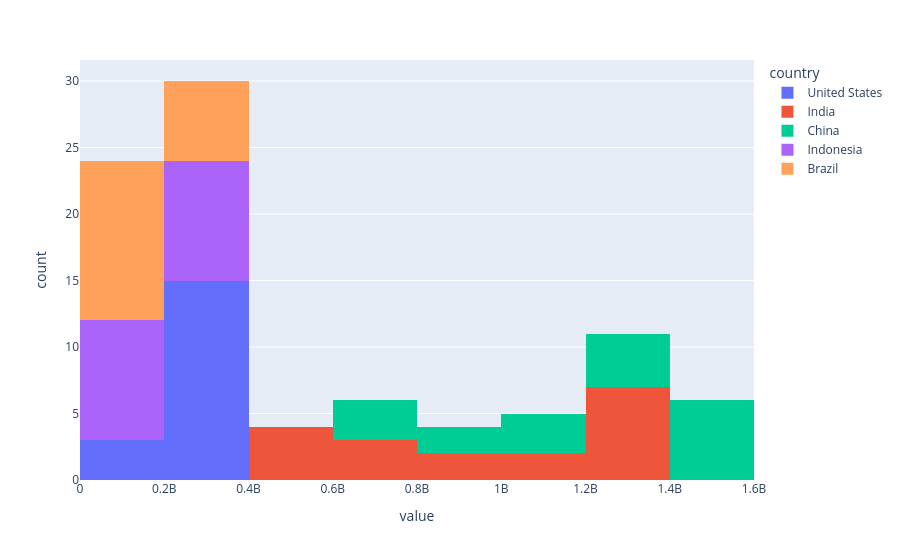

The notebook cell saved with this chart:
### Markdown cell above
### Histogram

### Code cell
px.histogram(df_pivot)

### Figure 1 — Plotly figure (JSON) as saved in the notebook; plotly's stock layout.template omitted (floating-point values rounded to 4 significant figures)
{"data": [{"bingroup": "x", "hovertemplate": "country=United States<br>value=%{x}<br>count=%{y}<extra></extra>", "legendgroup": "United States", "marker": {"color": "#636efa", "pattern": {"shape": ""}}, "name": "United States", "orientation": "v", "showlegend": true, "type": "histogram", "x": [171700000.0, 186700000.0, 199700000.0, 209500000.0, 219100000.0, 229500000.0, 240500000.0, 252100000.0, 265200000.0, 281700000.0, 295000000.0, 309000000.0, 320900000.0, 323000000.0, 325100000.0, 327100000.0, 329100000.0, 331000000.0], "xaxis": "x", "yaxis": "y"}, {"bingroup": "x", "hovertemplate": "country=India<br>value=%{x}<br>count=%{y}<extra></extra>", "legendgroup": "India", "marker": {"color": "#EF553B", "pattern": {"shape": ""}}, "name": "India", "orientation": "v", "showlegend": true, "type": "histogram", "x": [409900000.0, 450500000.0, 499100000.0, 555200000.0, 623100000.0, 699000000.0, 784400000.0, 873300000.0, 963900000.0, 1057000000.0, 1148000000.0, 1234000000.0, 1310000000.0, 1325000000.0, 1339000000.0, 1353000000.0, 1366000000.0, 1380000000.0], "xaxis": "x", "yaxis": "y"}, {"bingroup": "x", "hovertemplate": "country=China<br>value=%{x}<br>count=%{y}<extra></extra>", "legendgroup": "China", "marker": {"color": "#00cc96", "pattern": {"shape": ""}}, "name": "China", "orientation": "v", "showlegend": true, "type": "histogram", "x": [612200000.0, 660400000.0, 724200000.0, 827600000.0, 926200000.0, 1000000000.0, 1076000000.0, 1177000000.0, 1241000000.0, 1291000000.0, 1331000000.0, 1369000000.0, 1407000000.0, 1414000000.0, 1421000000.0, 1428000000.0, 1434000000.0, 1439000000.0], "xaxis": "x", "yaxis": "y"}, {"bingroup": "x", "hovertemplate": "country=Indonesia<br>value=%{x}<br>count=%{y}<extra></extra>", "legendgroup": "Indonesia", "marker": {"color": "#ab63fa", "pattern": {"shape": ""}}, "name": "Indonesia", "orientation": "v", "showlegend": true, "type": "histogram", "x": [77270000.0, 87750000.0, 100300000.0, 114800000.0, 130700000.0, 147400000.0, 165000000.0, 181400000.0, 196900000.0, 211500000.0, 226300000.0, 241800000.0, 258400000.0, 261600000.0, 264700000.0, 267700000.0, 270600000.0, 273500000.0], "xaxis": "x", "yaxis": "y"}, {"bingroup": "x", "hovertemplate": "country=Brazil<br>value=%{x}<br>count=%{y}<extra></extra>", "legendgroup": "Brazil", "marker": {"color": "#FFA15A", "pattern": {"shape": ""}}, "name": "Brazil", "orientation": "v", "showlegend": true, "type": "histogram", "x": [62530000.0, 72180000.0, 83370000.0, 95110000.0, 107200000.0, 120700000.0, 135300000.0, 149000000.0, 162000000.0, 174800000.0, 186100000.0, 195700000.0, 204500000.0, 206200000.0, 207800000.0, 209500000.0, 211000000.0, 212600000.0], "xaxis": "x", "yaxis": "y"}], "layout": {"barmode": "relative", "legend": {"title": {"text": "country"}, "tracegroupgap": 0}, "margin": {"t": 60}, "xaxis": {"anchor": "y", "domain": [0, 1], "title": {"text": "value"}}, "yaxis": {"anchor": "x", "domain": [0, 1], "title": {"text": "count"}}}}
